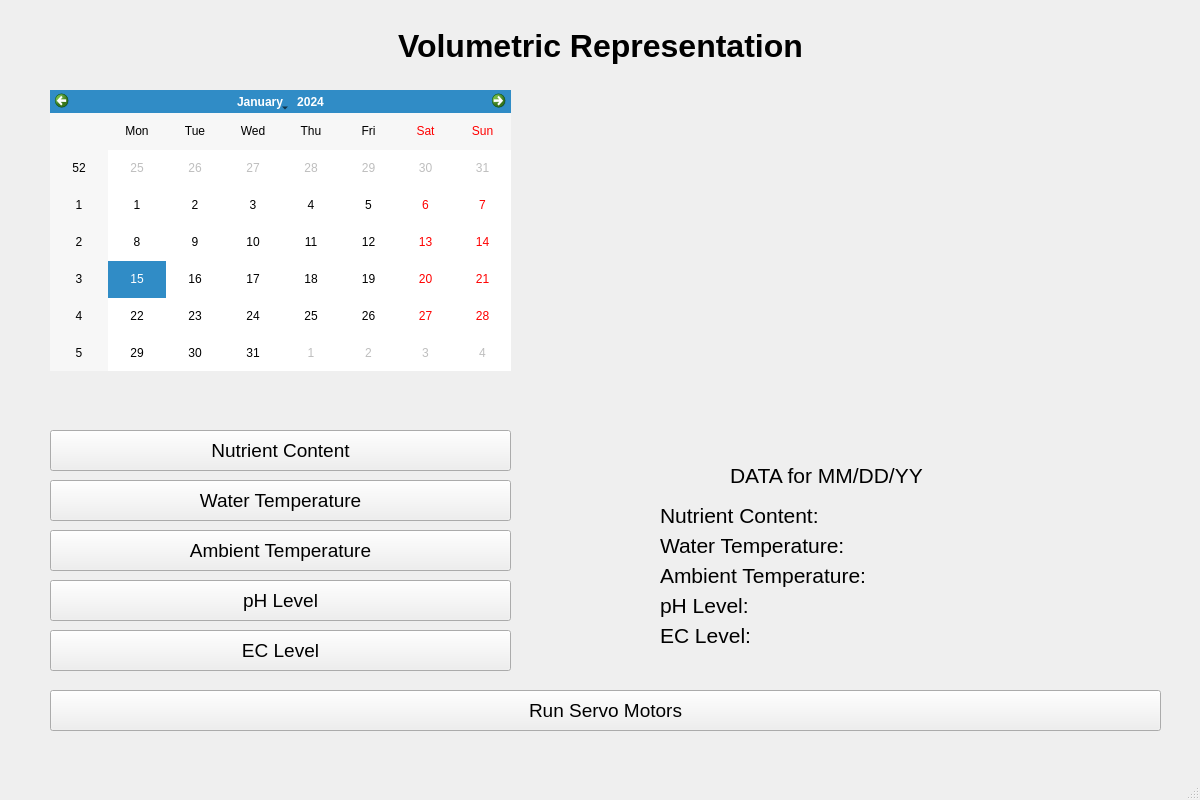
<?xml version="1.0" encoding="UTF-8"?>
<ui version="4.0">
 <class>MainWindow</class>
 <widget class="QMainWindow" name="MainWindow">
  <property name="geometry">
   <rect>
    <x>0</x>
    <y>0</y>
    <width>1200</width>
    <height>800</height>
   </rect>
  </property>
  <property name="windowTitle">
   <string>MainWindow</string>
  </property>
  <widget class="QWidget" name="centralwidget">
   <widget class="QPushButton" name="pushButton_3">
    <property name="geometry">
     <rect>
      <x>50</x>
      <y>630</y>
      <width>461</width>
      <height>41</height>
     </rect>
    </property>
    <property name="font">
     <font>
      <pointsize>14</pointsize>
     </font>
    </property>
    <property name="text">
     <string>EC Level</string>
    </property>
   </widget>
   <widget class="QLabel" name="label_6">
    <property name="geometry">
     <rect>
      <x>730</x>
      <y>450</y>
      <width>431</width>
      <height>51</height>
     </rect>
    </property>
    <property name="font">
     <font>
      <pointsize>16</pointsize>
     </font>
    </property>
    <property name="text">
     <string>DATA for MM/DD/YY</string>
    </property>
   </widget>
   <widget class="QLabel" name="label_2">
    <property name="geometry">
     <rect>
      <x>660</x>
      <y>520</y>
      <width>501</width>
      <height>51</height>
     </rect>
    </property>
    <property name="font">
     <font>
      <pointsize>16</pointsize>
     </font>
    </property>
    <property name="text">
     <string>Water Temperature:</string>
    </property>
   </widget>
   <widget class="QLabel" name="label_5">
    <property name="geometry">
     <rect>
      <x>660</x>
      <y>610</y>
      <width>501</width>
      <height>51</height>
     </rect>
    </property>
    <property name="font">
     <font>
      <pointsize>16</pointsize>
     </font>
    </property>
    <property name="text">
     <string>EC Level:</string>
    </property>
   </widget>
   <widget class="QPushButton" name="pushButton_5">
    <property name="geometry">
     <rect>
      <x>50</x>
      <y>580</y>
      <width>461</width>
      <height>41</height>
     </rect>
    </property>
    <property name="font">
     <font>
      <pointsize>14</pointsize>
     </font>
    </property>
    <property name="text">
     <string>pH Level</string>
    </property>
   </widget>
   <widget class="QLabel" name="label">
    <property name="geometry">
     <rect>
      <x>660</x>
      <y>490</y>
      <width>501</width>
      <height>51</height>
     </rect>
    </property>
    <property name="font">
     <font>
      <pointsize>16</pointsize>
     </font>
    </property>
    <property name="text">
     <string>Nutrient Content: </string>
    </property>
   </widget>
   <widget class="QLabel" name="label_4">
    <property name="geometry">
     <rect>
      <x>660</x>
      <y>580</y>
      <width>501</width>
      <height>51</height>
     </rect>
    </property>
    <property name="font">
     <font>
      <pointsize>16</pointsize>
     </font>
    </property>
    <property name="text">
     <string>pH Level:</string>
    </property>
   </widget>
   <widget class="QPushButton" name="pushButton_4">
    <property name="geometry">
     <rect>
      <x>50</x>
      <y>530</y>
      <width>461</width>
      <height>41</height>
     </rect>
    </property>
    <property name="font">
     <font>
      <pointsize>14</pointsize>
     </font>
    </property>
    <property name="text">
     <string>Ambient Temperature</string>
    </property>
   </widget>
   <widget class="QPushButton" name="pushButton_2">
    <property name="geometry">
     <rect>
      <x>50</x>
      <y>480</y>
      <width>461</width>
      <height>41</height>
     </rect>
    </property>
    <property name="font">
     <font>
      <pointsize>14</pointsize>
     </font>
    </property>
    <property name="text">
     <string>Water Temperature</string>
    </property>
   </widget>
   <widget class="QLabel" name="label_3">
    <property name="geometry">
     <rect>
      <x>660</x>
      <y>550</y>
      <width>501</width>
      <height>51</height>
     </rect>
    </property>
    <property name="font">
     <font>
      <pointsize>16</pointsize>
     </font>
    </property>
    <property name="text">
     <string>Ambient Temperature:</string>
    </property>
   </widget>
   <widget class="QPushButton" name="pushButton">
    <property name="geometry">
     <rect>
      <x>50</x>
      <y>430</y>
      <width>461</width>
      <height>41</height>
     </rect>
    </property>
    <property name="font">
     <font>
      <pointsize>14</pointsize>
     </font>
    </property>
    <property name="text">
     <string>Nutrient Content</string>
    </property>
   </widget>
   <widget class="QLabel" name="label_7">
    <property name="geometry">
     <rect>
      <x>0</x>
      <y>10</y>
      <width>1201</width>
      <height>71</height>
     </rect>
    </property>
    <property name="font">
     <font>
      <pointsize>24</pointsize>
      <weight>75</weight>
      <bold>true</bold>
     </font>
    </property>
    <property name="text">
     <string>Volumetric Representation</string>
    </property>
    <property name="alignment">
     <set>Qt::AlignCenter</set>
    </property>
   </widget>
   <widget class="QCalendarWidget" name="calendarWidget">
    <property name="geometry">
     <rect>
      <x>50</x>
      <y>90</y>
      <width>461</width>
      <height>281</height>
     </rect>
    </property>
   </widget>
   <widget class="QPushButton" name="pushButton_6">
    <property name="geometry">
     <rect>
      <x>50</x>
      <y>690</y>
      <width>1111</width>
      <height>41</height>
     </rect>
    </property>
    <property name="font">
     <font>
      <pointsize>14</pointsize>
     </font>
    </property>
    <property name="text">
     <string>Run Servo Motors</string>
    </property>
   </widget>
  </widget>
  <widget class="QMenuBar" name="menubar">
   <property name="geometry">
    <rect>
     <x>0</x>
     <y>0</y>
     <width>1200</width>
     <height>18</height>
    </rect>
   </property>
  </widget>
  <widget class="QStatusBar" name="statusbar"/>
 </widget>
 <resources/>
 <connections/>
</ui>
